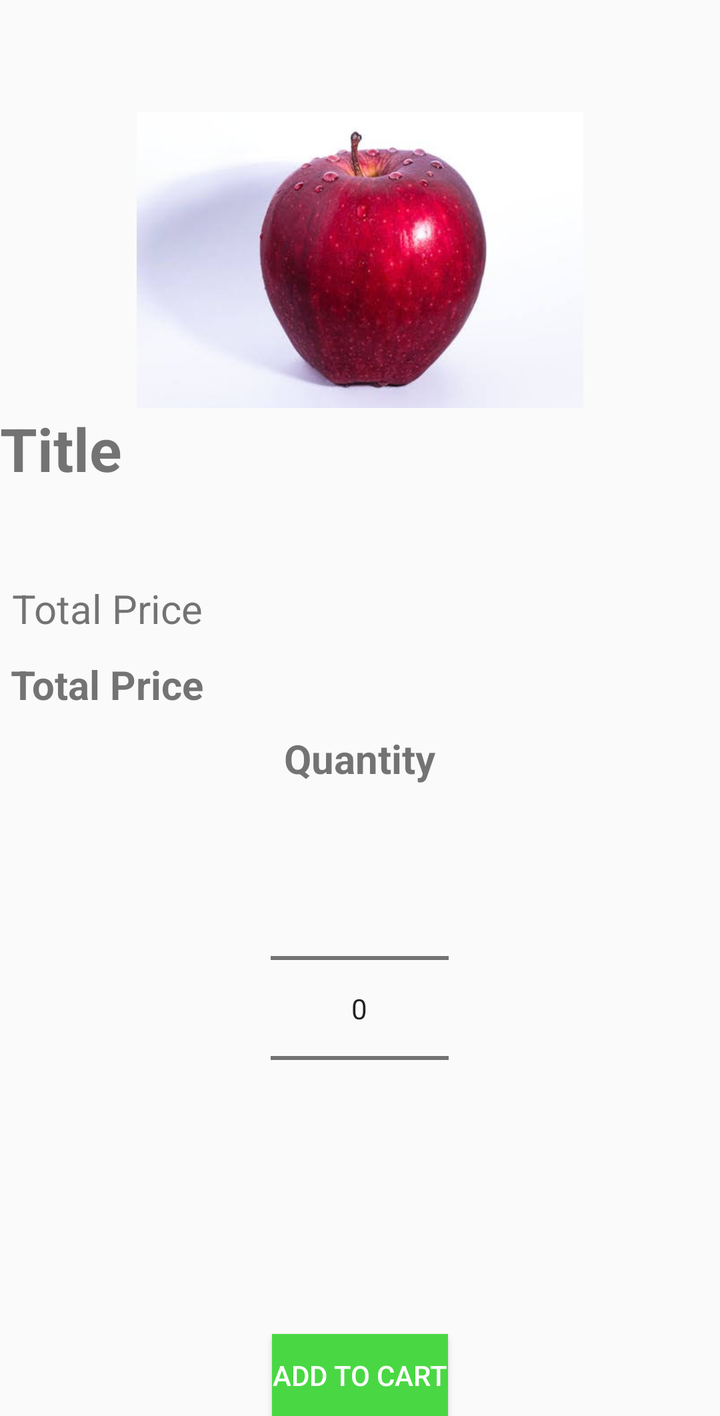
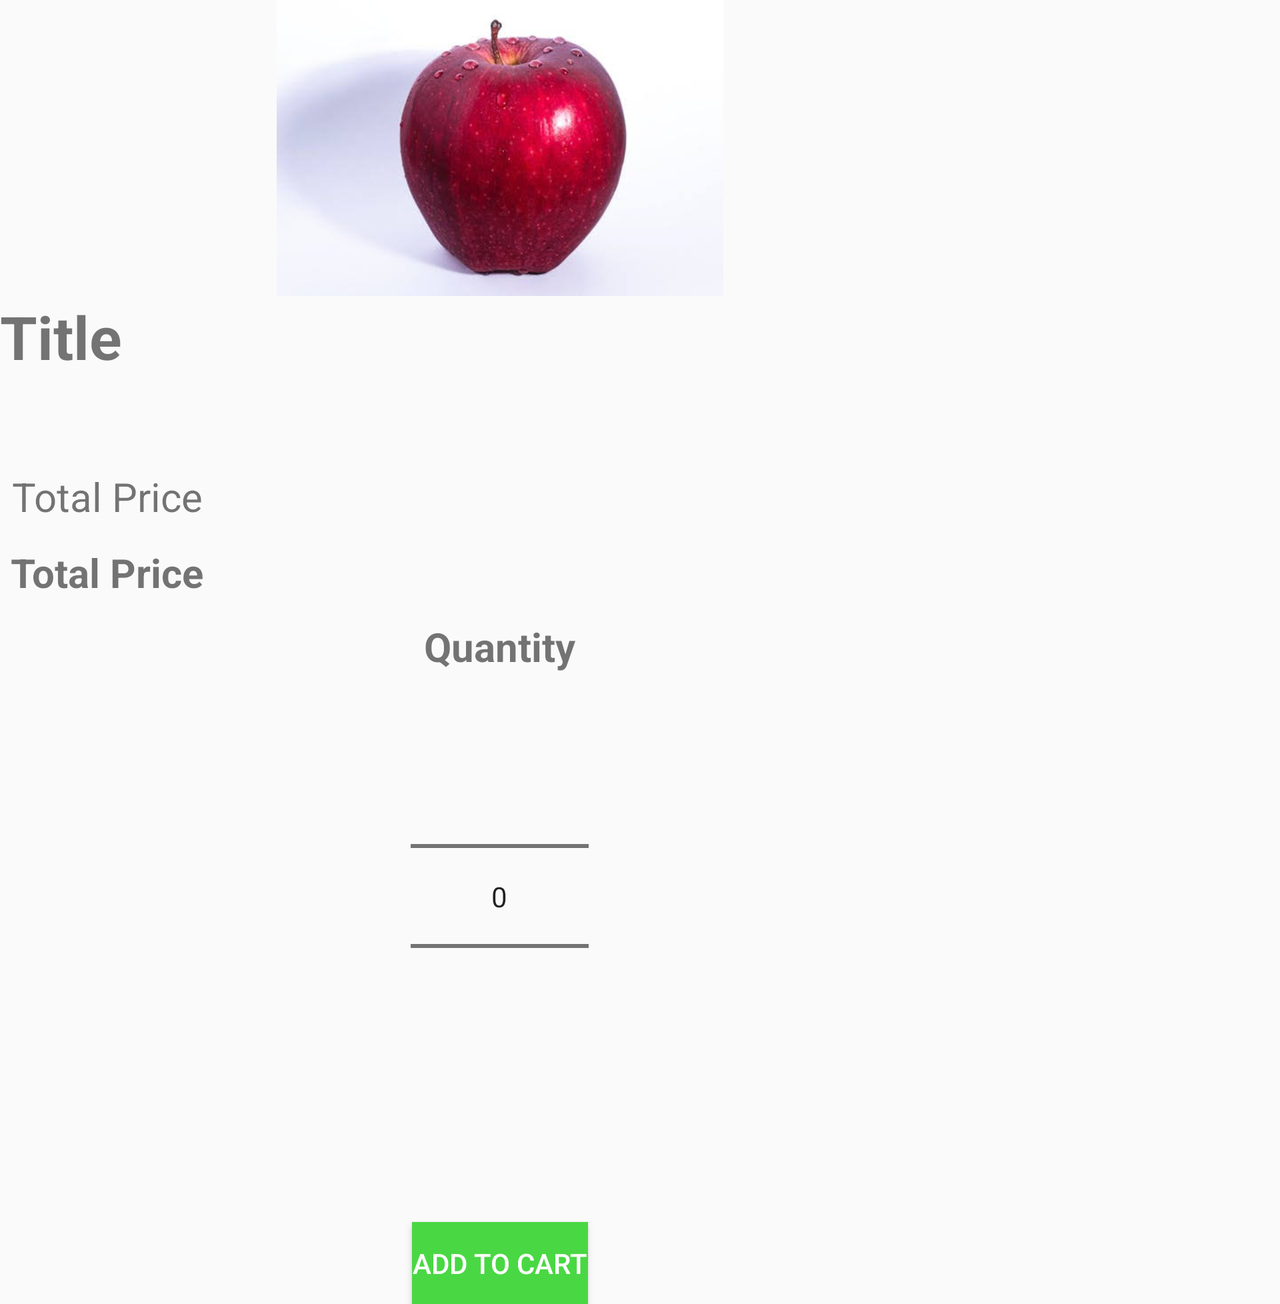

One screen, two layout resources from the same app: the default and the repository's alternative for another configuration. Each is rendered where Android would select it; the XML of both is given below.
<!-- AndroidManifest.xml: application theme AppTheme -->
<!-- res/layout/productdetails.xml -->
<?xml version="1.0" encoding="utf-8"?>
<ScrollView xmlns:android="http://schemas.android.com/apk/res/android"
    android:layout_width="match_parent"
    android:layout_height="match_parent"
    android:orientation="vertical">

    <LinearLayout
        android:id="@+id/RelativeLayout"
        android:layout_width="wrap_content"
        android:layout_height="wrap_content"
        android:orientation="vertical">

        <androidx.appcompat.widget.Toolbar
            android:id="@+id/my_toolbar"
            android:layout_width="match_parent"
            android:layout_height="?attr/actionBarSize"/>

        <ImageView
            android:layout_width="wrap_content"
            android:layout_height="148dp"
            android:contentDescription="@string/Appleimage"
            android:src="@drawable/apple" />

        <TextView
            android:id="@+id/productDetailsTextView1"
            android:layout_width="wrap_content"
            android:layout_height="wrap_content"
            android:layout_gravity="start"
            android:text="@string/title"
            android:textSize="30sp"
            android:textStyle="bold" />

        <TextView
            android:id="@+id/productDetailsTextView2"
            android:layout_width="wrap_content"
            android:layout_height="wrap_content"
            android:layout_gravity="start"
            android:textSize="30sp"
            android:textStyle="bold" />

        <TextView
            android:id="@+id/totalPrice"
            android:layout_width="wrap_content"
            android:layout_height="wrap_content"
            android:text="@string/total_price"
            android:textSize="20sp"
            android:layout_margin="6dp"/>


        <TextView
            android:id="@+id/priceNumber"
            android:layout_width="wrap_content"
            android:layout_height="wrap_content"
            android:gravity="end"
            android:text="@string/total_price"
            android:textSize="20sp"
            android:textStyle="bold"
            android:layout_margin="5dp"/>

        <TextView
            android:id="@+id/quantity"
            android:layout_width="wrap_content"
            android:layout_height="wrap_content"
            android:text="@string/Quantity"
            android:textSize="20sp"
            android:textStyle="bold"
            android:layout_margin="5dp"
            android:layout_gravity="center_horizontal"/>


        <NumberPicker
            android:id="@+id/numberPicker"
            android:layout_width="89dp"
            android:layout_height="203dp"
            android:layout_gravity="center"
            android:layout_margin="5dp"
            android:scrollIndicators="none"
            android:hapticFeedbackEnabled="false"/>

        <TextView
            android:id="@+id/appleInfo"
            android:layout_width="wrap_content"
            android:layout_height="wrap_content"
            android:layout_gravity="start"
            android:padding="5dp"
            android:textSize="12sp"
            android:textStyle="bold" />

        <Button
            android:id="@+id/addToCartButton"
            android:layout_width="wrap_content"
            android:layout_height="41dp"
            android:layout_gravity="center"
            android:layout_marginTop="30dp"
            android:background="#49D843"
            android:text="@string/add_to_cart"
            android:textColor="#ffffff" />

    </LinearLayout>


</ScrollView>
<!-- resources referenced by this layout -->
<resources>
  <!-- drawable apple: jpg bitmap (drawable, 14157 bytes) -->
  <string name="Appleimage">images</string>
  <string name="Quantity">Quantity</string>
  <string name="add_to_cart">Add To Cart</string>
  <string name="title">Title</string>
  <string name="total_price">Total Price</string>
  <style name="AppTheme" parent="Theme.AppCompat.Light.NoActionBar">
          
          <item name="colorPrimary">@color/colorPrimary</item>
          <item name="colorPrimaryDark">@color/colorPrimaryDark</item>
          <item name="colorAccent">@color/colorAccent</item>
      </style>
  <color name="colorPrimary">#008577</color>
  <color name="colorPrimaryDark">#00574B</color>
  <color name="colorAccent">#D81B60</color>
</resources>
<!-- res/layout-land/productdetails.xml (the repository's variant of the layout above) -->
<!-- drawn on the phone turned sideways -->
<?xml version="1.0" encoding="utf-8"?>
<ScrollView xmlns:android="http://schemas.android.com/apk/res/android"
    android:layout_width="match_parent"
    android:layout_height="match_parent"
    android:orientation="vertical">

    <LinearLayout
        android:id="@+id/RelativeLayout"
        android:layout_width="wrap_content"
        android:layout_height="wrap_content"
        android:orientation="vertical">

        <ImageView
            android:layout_width="wrap_content"
            android:layout_height="148dp"
            android:contentDescription="@string/Appleimage"
            android:src="@drawable/apple" />

        <TextView
            android:id="@+id/productDetailsTextView1"
            android:layout_width="wrap_content"
            android:layout_height="wrap_content"
            android:layout_gravity="start"
            android:text="@string/title"
            android:textSize="30sp"
            android:textStyle="bold" />

        <TextView
            android:id="@+id/productDetailsTextView2"
            android:layout_width="wrap_content"
            android:layout_height="wrap_content"
            android:layout_gravity="start"
            android:textSize="30sp"
            android:textStyle="bold" />

        <TextView
            android:id="@+id/totalPrice"
            android:layout_width="wrap_content"
            android:layout_height="wrap_content"
            android:text="@string/total_price"
            android:textSize="20sp"
            android:layout_margin="6dp"/>


        <TextView
            android:id="@+id/priceNumber"
            android:layout_width="wrap_content"
            android:layout_height="wrap_content"
            android:gravity="end"
            android:text="@string/total_price"
            android:textSize="20sp"
            android:textStyle="bold"
            android:layout_margin="5dp"/>

        <TextView
            android:id="@+id/quantity"
            android:layout_width="wrap_content"
            android:layout_height="wrap_content"
            android:text="@string/Quantity"
            android:textSize="20sp"
            android:textStyle="bold"
            android:layout_margin="5dp"
            android:layout_gravity="center_horizontal"/>


        <NumberPicker
            android:id="@+id/numberPicker"
            android:layout_width="89dp"
            android:layout_height="203dp"
            android:layout_gravity="center"
            android:layout_margin="5dp"/>

        <TextView
            android:id="@+id/appleInfo"
            android:layout_width="wrap_content"
            android:layout_height="wrap_content"
            android:layout_gravity="start"
            android:padding="5dp"
            android:textSize="12sp"
            android:textStyle="bold" />

        <Button
            android:id="@+id/addToCartButton"
            android:layout_width="wrap_content"
            android:layout_height="41dp"
            android:layout_gravity="center"
            android:layout_marginTop="30dp"
            android:background="#49D843"
            android:text="@string/add_to_cart"
            android:textColor="#ffffff" />

    </LinearLayout>


</ScrollView>
